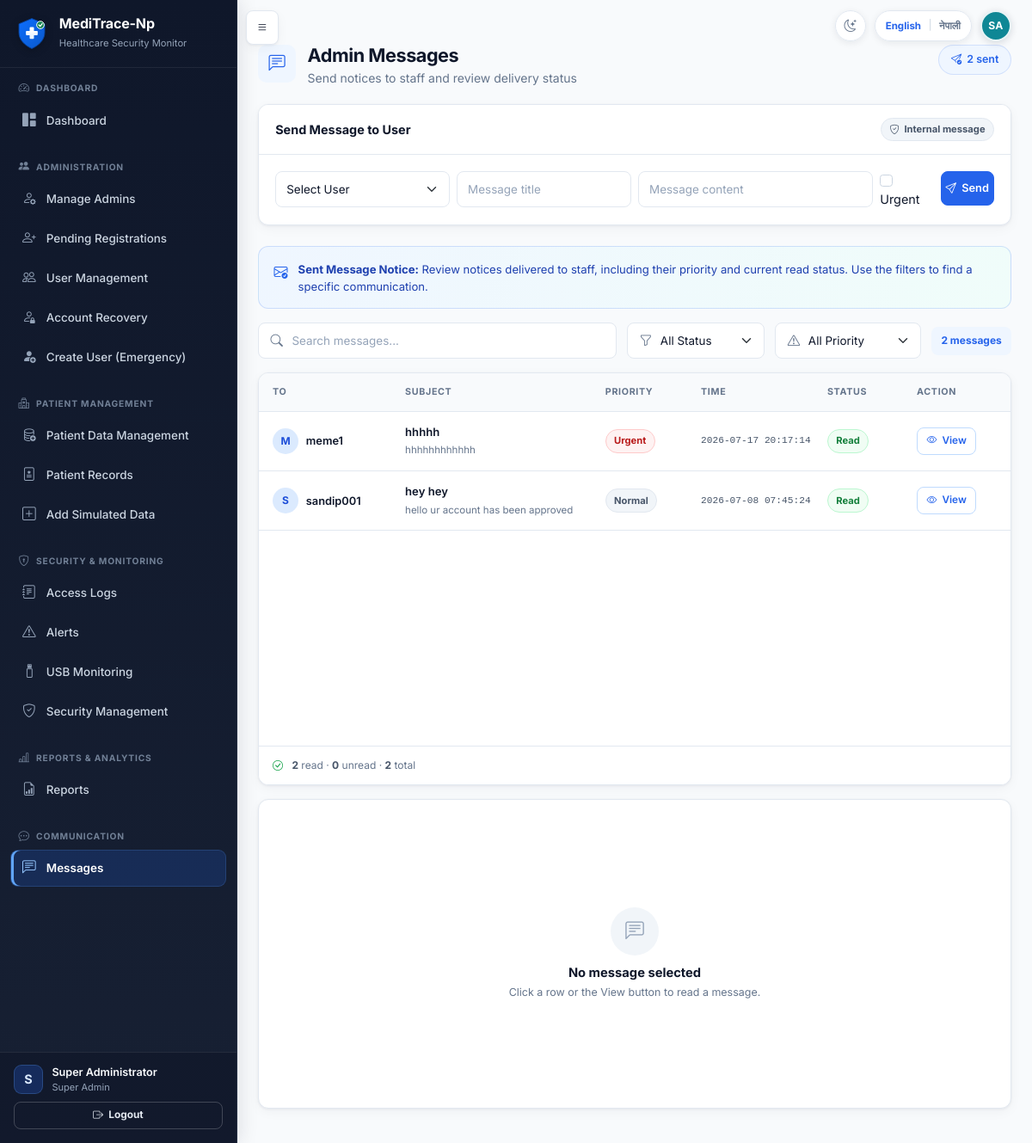
The page /admin/messages (signed in) on the database its author committed.
### tables this page shows
CREATE TABLE users (
            id INTEGER PRIMARY KEY AUTOINCREMENT,
            full_name TEXT NOT NULL,
            staff_id TEXT NOT NULL UNIQUE,
            email TEXT NOT NULL UNIQUE,
            username TEXT NOT NULL UNIQUE,
            password_hash TEXT NOT NULL,
            role TEXT NOT NULL,
            department TEXT NOT NULL,
            work_start TEXT NOT NULL,
            work_end TEXT NOT NULL,
            approval_status TEXT NOT NULL DEFAULT 'pending',
            is_active INTEGER NOT NULL DEFAULT 1,
            approved_by INTEGER,
            approved_at TEXT,
            rejection_reason TEXT,
            created_at TEXT NOT NULL,
            last_login TEXT, is_deleted INTEGER NOT NULL DEFAULT 0, failed_attempts INTEGER NOT NULL DEFAULT 0, locked_until TEXT, last_failed_login TEXT, must_change_password INTEGER NOT NULL DEFAULT 0, credential_version INTEGER NOT NULL DEFAULT 0, credentials_changed_at TEXT, credentials_changed_by INTEGER, preferred_language TEXT NOT NULL DEFAULT 'en',
            FOREIGN KEY (approved_by) REFERENCES users(id)
        );

CREATE TABLE messages (
            id INTEGER PRIMARY KEY AUTOINCREMENT,
            sender_id INTEGER NOT NULL,
            receiver_id INTEGER NOT NULL,
            title TEXT NOT NULL,
            body TEXT NOT NULL,
            is_read INTEGER NOT NULL DEFAULT 0,
            is_urgent INTEGER NOT NULL DEFAULT 0,
            created_at TEXT NOT NULL,
            read_at TEXT,
            FOREIGN KEY (sender_id) REFERENCES users(id),
            FOREIGN KEY (receiver_id) REFERENCES users(id)
        );

### app.py (the view)
@app.route('/admin/messages', methods=['GET', 'POST'])
@login_required
@admin_panel_required
def admin_messages():
    if request.method == 'POST' and request.form.get('action') == 'delete_message':
        msg_id = int(request.form.get('message_id'))
        delete_message(msg_id, sender_id=current_user.id)
        flash('Message deleted.', 'warning')
        return redirect(url_for('admin_messages'))
    sent_messages = get_sent_messages(current_user.id)
    users = [
        u for u in get_all_users()
        if u['id'] != current_user.id and u['role'] not in Config.ADMIN_PANEL_ROLES
    ]
    return render_template('admin_messages.html', sent_messages=sent_messages, users=users)

### templates/admin_messages.html (shortened to what this page needs)
{% extends "base.html" %}
{% from "macros.html" import page_header %}
{% block extra_head %}
<link href="{{ url_for('static', filename='css/message-inbox.css') }}" rel="stylesheet">
{% endblock %}
{% block content %}
<div class="app-page">
{{ page_header('Admin Messages', 'Send notices to staff and review delivery status', 'bi-chat-left-text', sent_messages|length ~ ' sent', 'bi-send-check') }}
<div class="card mb-4">
  <div class="card-header"><span>Send Message to User</span><span class="status-pill status-neutral"><i class="bi bi-shield-check"></i>Internal message</span></div>
  <div class="card-body">
    <form method="POST" action="{{ url_for('send_admin_message') }}" class="row g-2">
      <div class="col-md-3">
        <select name="receiver_id" class="form-select" required>
          <option value="">Select User</option>
        </select>
      </div>
      <div class="col-md-3"><input name="title" class="form-control" placeholder="Message title" required></div>
      <div class="col-md-4"><input name="body" class="form-control" placeholder="Message content" required></div>
      <div class="col-md-1 d-flex align-items-center"><label class="form-check-label"><input class="form-check-input me-1" type="checkbox" name="is_urgent"> Urgent</label></div>
      <div class="col-md-1"><button class="btn btn-primary w-100"><i class="bi bi-send"></i>Send</button></div>
    </form>
  </div>
</div>
{% set inbox_items = sent_messages %}
{% set inbox_direction = 'sent' %}
{% set inbox_list_label = 'Sent messages' %}
{% set inbox_notice_label = 'Sent Message Notice' %}
{% set inbox_notice_text = 'Review notices delivered to staff, including their priority and current read status. Use the filters to find a specific communication.' %}
{% set inbox_empty_title = 'No messages sent' %}
{% set inbox_empty_text = 'Messages sent to authorized staff will appear here.' %}
{% include "_message_inbox.html" %}
</div>
{% endblock %}

### templates/base.html (shortened to what this page needs)
<!DOCTYPE html>
<html lang="{{ current_locale|default('en') }}" data-theme="light">
<head>
    <link href="https://cdn.jsdelivr.net/npm/bootstrap@5.3.2/dist/css/bootstrap.min.css" rel="stylesheet">
    <link href="https://cdn.jsdelivr.net/npm/bootstrap-icons@1.11.1/font/bootstrap-icons.css" rel="stylesheet">
    <link href="{{ url_for('static', filename='css/style.css') }}" rel="stylesheet">
    <link href="{{ url_for('static', filename='css/explainability.css') }}" rel="stylesheet">
    {% block extra_head %}{% endblock %}
    <link href="{{ url_for('static', filename='css/theme.css') }}" rel="stylesheet">
</head>
<body class="{% if current_user.is_authenticated %}has-sidebar{% endif %}">
    {% set language_return_path = request.full_path if request.query_string else request.path %}
    {% macro language_switch(extra_class='') %}
    <form method="POST" action="{{ url_for('change_language') }}" class="language-switch {{ extra_class }}" aria-label="{{ _('Switch language') }}">
        <button type="submit" name="language" value="en" class="language-option{% if current_locale == 'en' %} active{% endif %}" lang="en" aria-pressed="{{ 'true' if current_locale == 'en' else 'false' }}">English</button>
        <span class="language-divider" aria-hidden="true">|</span>
        <button type="submit" name="language" value="ne" class="language-option{% if current_locale == 'ne' %} active{% endif %}" lang="ne" aria-pressed="{{ 'true' if current_locale == 'ne' else 'false' }}">नेपाली</button>
    </form>
    {% endmacro %}
    {% macro theme_toggle(extra_class='') %}
    <button
        type="button"
        class="theme-toggle {{ extra_class }}"
        aria-label="{{ _('Switch to Dark Mode') }}"
        aria-pressed="false"
        title="{{ _('Switch to Dark Mode') }}"
        data-label-dark="{{ _('Switch to Dark Mode') }}"
        data-label-light="{{ _('Switch to Light Mode') }}"
    ><i class="bi bi-moon-stars" aria-hidden="true"></i></button>
    {% endmacro %}
    {% if current_user.is_authenticated %}
    {% from "macros.html" import user_initials %}
    {% set avatar_name = current_user.full_name|default('', true)|trim %}
    {% if not avatar_name %}{% set avatar_name = current_user.display_name|default('', true)|trim %}{% endif %}
    {% if not avatar_name %}{% set avatar_name = current_user.username|default('User', true)|trim %}{% endif %}
    <button type="button" class="btn btn-dark sidebar-toggle-btn" id="sidebarToggle" aria-label="{{ _('Toggle navigation') }}">
        <i class="bi bi-list"></i>
    </button>
    <div class="authenticated-header-actions" aria-label="{{ _('Current user') }}">
        {{ theme_toggle() }}
        {{ language_switch() }}
        <span
            class="header-user-avatar"
            role="img"
            aria-label="{{ _('Signed in as {name}', name=avatar_name) }}"
            title="{{ avatar_name }}"
        >{{ user_initials(current_user) }}</span>
    </div>
    <aside class="sidebar" id="sidebar">
        <div class="sidebar-brand">
            <img src="{{ url_for('static', filename='images/meditrace-logo.svg') }}" alt="{{ APP_NAME|default('MediTrace-Np') }}" class="brand-logo">
            <div>
                <h5 class="text-white mb-0 brand-title">{{ APP_NAME|default('MediTrace-Np') }}</h5>
                <small class="text-muted">Healthcare Security Monitor</small>
            </div>
        </div>
        <div class="sidebar-nav-scroll">
            {% import "sidebar_macros.html" as sidebar with context %}
            {% if current_user.is_admin_panel %}
                {{ sidebar.admin_sidebar() }}
            {% else %}
                {{ sidebar.staff_sidebar() }}
            {% endif %}
        </div>
        <div class="sidebar-footer">
            <div class="sidebar-user-summary">
                <span class="sidebar-user-avatar" aria-hidden="true">{{ current_user.full_name[:1]|upper }}</span>
                <div class="sidebar-user-copy">
                    <div class="small text-muted sidebar-user-name">{{ current_user.full_name }}</div>
                    <div class="small text-muted sidebar-user-role">{{ tr_display(current_user.role) }}</div>
                </div>
            </div>
            <a href="{{ url_for('logout') }}" class="btn btn-outline-light btn-sm mt-2 w-100 fw-bold">
                <i class="bi bi-box-arrow-right"></i> Logout
            </a>
        </div>
    </aside>
    <main class="main-content" id="mainContent">
    {% else %}
    <div class="public-header-actions">
        {{ theme_toggle('public-theme-toggle') }}
        {{ language_switch('public-language-switch') }}
    </div>
    <main class="auth-main container py-4">
    {% endif %}
            {% block content %}{% endblock %}
    {% if current_user.is_authenticated %}
    </main>
    {% else %}
    </main>
    {% endif %}
</body>
</html>

### templates/_message_inbox.html (shortened to what this page needs)
{% set message_counts = namespace(read=0, unread=0) %}
{% for message in inbox_items %}
  {% if message.is_read %}
    {% set message_counts.read = message_counts.read + 1 %}
  {% else %}
    {% set message_counts.unread = message_counts.unread + 1 %}
  {% endif %}
{% endfor %}
<section class="message-center" data-message-center>
  <div class="message-inbox-notice" role="note">
    <i class="bi bi-envelope-check" aria-hidden="true"></i>
    <p><strong>{{ inbox_notice_label }}:</strong> {{ inbox_notice_text }}</p>
  </div>
  <div class="message-toolbar" aria-label="Message search and filters">
    <div class="message-search search-control">
      <input
        type="search"
        class="form-control"
        id="messageSearch-{{ inbox_direction }}"
        placeholder="Search messages..."
        autocomplete="off"
        data-message-search
      >
    </div>
    <div class="message-filter-control">
      <select class="form-select" id="messageStatus-{{ inbox_direction }}" data-message-status-filter>
        <option value="all">All Status</option>
      </select>
    </div>
    <div class="message-filter-control">
      <select class="form-select" id="messagePriority-{{ inbox_direction }}" data-message-priority-filter>
        <option value="all">All Priority</option>
      </select>
    </div>
    <span class="message-toolbar-count" data-message-filter-count data-total="{{ inbox_items|length }}">
    </span>
  </div>
  <div class="message-inbox-layout">
    <section class="card message-list-panel" aria-label="{{ inbox_list_label }}">
      <div class="message-list-header" aria-hidden="true">
        <span>{{ 'To' if inbox_direction == 'sent' else 'From' }}</span>
        <span>Subject</span>
        <span>Priority</span>
        <span>Time</span>
        <span>Status</span>
        <span>Action</span>
      </div>
      <div class="message-list" data-message-list>
        {% for m in inbox_items %}
          {% set person_name = m.receiver_username if inbox_direction == 'sent' else m.sender_username %}
          {% set priority_value = 'urgent' if m.is_urgent else 'normal' %}
          {% set status_value = 'read' if m.is_read else 'unread' %}
          <article
            class="message-list-row{% if not m.is_read %} is-unread{% endif %}"
            tabindex="0"
            data-message-row
            data-message-id="{{ m.id }}"
            data-message-template="message-detail-{{ inbox_direction }}-{{ m.id }}"
            data-search="{{ (person_name ~ ' ' ~ m.title ~ ' ' ~ m.body)|lower|e }}"
            data-status="{{ status_value }}"
            data-priority="{{ priority_value }}"
            aria-label="{{ m.title }} {{ 'to' if inbox_direction == 'sent' else 'from' }} {{ person_name }}"
          >
            <div class="message-person-cell">
              <span class="message-avatar" aria-hidden="true">{{ person_name[:1]|upper }}</span>
              <span class="message-person-name" data-no-translate>{{ person_name }}</span>
            </div>
            <div class="message-subject-cell">
              <span class="message-subject" data-no-translate>{{ m.title }}</span>
              <span class="message-snippet" data-no-translate>{{ m.body }}</span>
            </div>
            <div class="message-priority-cell">
              {% if m.is_urgent %}
              <span class="status-pill message-priority-urgent">Urgent</span>
              {% else %}
              <span class="status-pill status-neutral">Normal</span>
              {% endif %}
            </div>
            <time class="message-time-cell" datetime="{{ m.created_at }}">{{ m.created_at[:19].replace('T', ' ') }}</time>
            <div class="message-status-cell">
              {% if m.is_read %}
              <span class="status-pill status-read">Read</span>
              {% else %}
              <span class="status-pill status-unread">Unread</span>
              {% endif %}
            </div>
            <div class="message-action-cell">
              <button type="button" class="btn btn-sm btn-outline-primary" data-message-view>
                <i class="bi bi-eye" aria-hidden="true"></i>View
              </button>
            </div>
          </article>
        {% else %}
          <div class="message-list-empty">
            <i class="bi bi-inbox" aria-hidden="true"></i>
            <h3>{{ inbox_empty_title }}</h3>
            <p>{{ inbox_empty_text }}</p>
          </div>
        {% endfor %}
      </div>
      <footer class="message-list-footer">
        <i class="bi bi-check-circle" aria-hidden="true"></i>
        <span>
          <strong>{{ message_counts.read }}</strong> read
          <span aria-hidden="true">&middot;</span>
          <strong>{{ message_counts.unread }}</strong> unread
          <span aria-hidden="true">&middot;</span>
          <strong>{{ inbox_items|length }}</strong> total
        </span>
      </footer>
    </section>
    <aside class="card message-detail-panel" data-message-detail-panel aria-live="polite" aria-label="Selected message">
      <div class="message-detail-empty" data-message-detail-empty>
        <span class="message-detail-empty-icon" aria-hidden="true"><i class="bi bi-chat-left-text"></i></span>
        <h2>No message selected</h2>
        <p>Click a row or the View button to read a message.</p>
      </div>
    </aside>
  </div>
</section>

### rows shown on the page
users: full_name "S", full_name "Super Administrator", role "Super Admin"
messages: title "hhhhh", body "hhhhhhhhhhhh", is_urgent "Urgent", created_at "2026-07-17 20:17:14", is_read "Read"
users: username "M", username "meme1"
messages: title "hey hey", body "hello ur account has been approved", is_urgent "Normal", created_at "2026-07-08 07:45:24", is_read "Read"
users: username "S", username "sandip001"

### other values the page prints
{{ (name_parts[0][0] ~ name_parts[-1][0])|upper }} "SA"
{{ APP_NAME|default('MediTrace-Np') }} "MediTrace-Np"
{{ inbox_notice_label }} "Sent Message Notice"
{{ inbox_notice_text }} "Review notices delivered to staff, including their priority and current read status. Use the filters to find a specific communication."
{{ 'To' if inbox_direction == 'sent' else 'From' }} "TO"
{{ message_counts.read }} "2"
{{ message_counts.unread }} "0"
{{ inbox_items|length }} "2"
